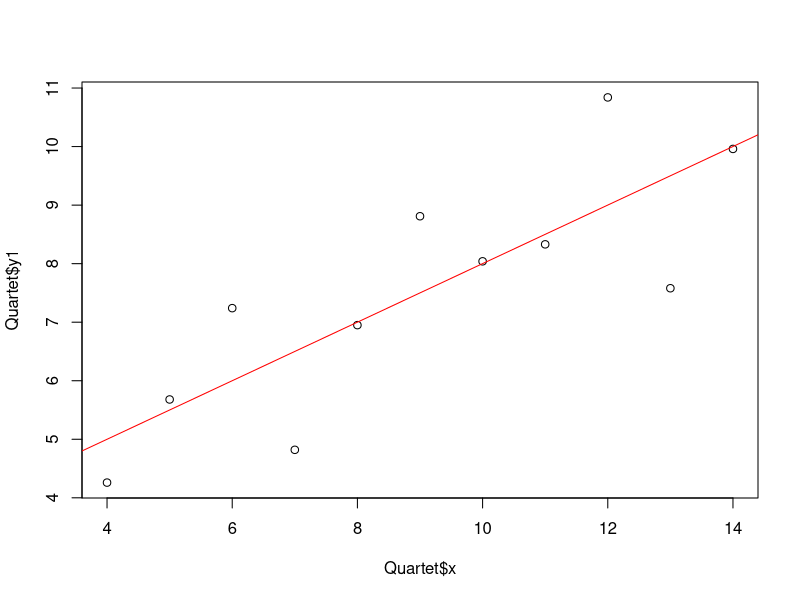
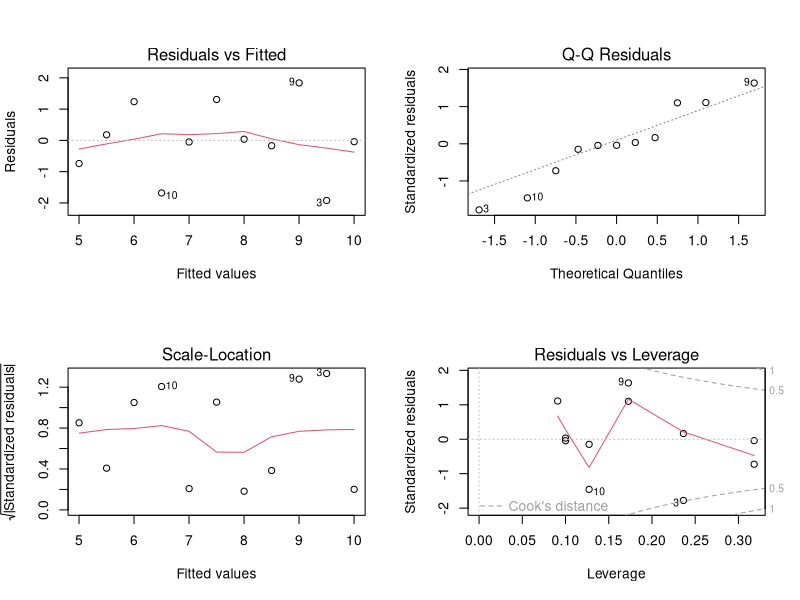

The R source for these figures, in order: (Note: this script raises an error after producing the figures.)
library(car)

data(Quartet)

head(Quartet)

# str() structure of data
str(Quartet)

plot(Quartet$x, Quartet$y1)
lmfit  <- lm(y1 ~ x, Quartet)
abline(lmfit, col = "red")

lmfit

summary(lmfit)

# coefficients(lmfit) -> extract model coefficients
# confint(lmfit, level = 0.95) -> compute CI intervals
# fitted(lmfit) -> extract model fitted values
# residuals(lmfit) -> extract model residuals
# anvoa(lmfit) -> compute analysis of variance tables
# vcov(lmfit) -> calc variance-covariance matrix
# influence(lmfit) -> diagnose quality of regression fits


### PREDICT UNKNOWN VALUES ###

lmfit  <- lm(y1 ~ x, Quartet)

# values to be predicted
new.data  <- data.frame(x = c(3, 6, 15))

predict(lmfit, new.data, interval = "confidence", level = 0.95)

### DIAGNOSISTIC PLOT ###

par(mfrow = c(2, 2))
plot(lmfit)

### Multiple Regression ###

head(Prestige)
str(Prestige)
attach(Prestige)

model  <- lm(income ~ prestige + women)
scatter3d(income ~ prestige + women, Prestige)

summary(model)

### MULTIPLE REGRESSION -> PREDICT ###

new.dat  <- data.frame(prestige = c(75, 80), women = c(14, 13))

predict(model, newdata = new.dat)
predict(model, newdata = new.dat, interval = "predict")

### POLYNOMIAL REGRESSION ###


lmfit  <- lm(Quartet$y2 ~ poly(Quartet$x, 2))

plot(Quartet$x, Quartet$y2)
lines(sort(Quartet$x), lmfit$fit[order(Quartet$x)], col = "red")

### ROBUST LINEAR REGRESSION ###

# for datasets with outliers

library(MASS)
lmfit  <- rlm(Quartet$y3 ~ Quartet$x)

### GAUSSIAN LINEAR REGRESSION ###

lmfit1  <- glm(wages ~ age + sex + education, data = SLID, family = gaussian)
summary(lmfit1)
lmfit2  <- lm(wages ~ age + sex + education, data= SLID)
summary(lmfit2)

anova(lmfit1, lmfit2)

### GENERALIZED ADDITIVE MODEL ####

library(MASS)

attach(Boston)
str(Boston)

fit  <- gam(dis ~ s(nox))

summary(fit)

### SURVIVAL ANALYSIS ###

library(survival)
data(cancer)

# survfit function, create survival curve
sfit  <- survfit(Surv(time, status) ~ sex, data = cancer)
sfit
summary(sfit)

library(survminer)

hist(cancer$time, xlab = "Survival Time", main = "Histogram of Survival Time")

# survival by gender
s  <- Surv(cancer$time, cancer$status)
sfit  <- survfit(Surv(time, status) ~ sex, data = cancer)

plot(sfit)
ggsurvplot(sfit)

ggsurvplot(sfit, risk.table = TRUE, legend.labs = c("Male", "Female"))

# survival rate by institute
ggsurvplot(survfit(Surv(time, status) ~ inst, data = cancer))

# log-rank test -> calc differences between curves
survdiff(Surv(cancer$time, cancer$status) ~ cancer$sex)

### COX PROPORTIONAL HAZARD REGRESSION ###

coxph(formula = Surv(time, status) ~ sex, data = cancer)
coxph(formula = Surv(time, status) ~ sex + age, data = cancer)
c <- coxph(formula = Surv(time, status) ~ sex + age + meal.cal, data = cancer)
# get hazard ratio
exp(c$coef)

# Hazard Ratio
# 1 == No effect
# > 1 == Increased Hazard
# < 1 == Reduced Hazard

# Nelson-Aalen Estimator -> cumulative hazard
sfitall  <- survfit(Surv(time, status) ~ 1, data = cancer)
c  <- coxph(formula = Surv(time, status) ~ 1, data = cancer)
n  <- basehaz(c)
plot(n)
